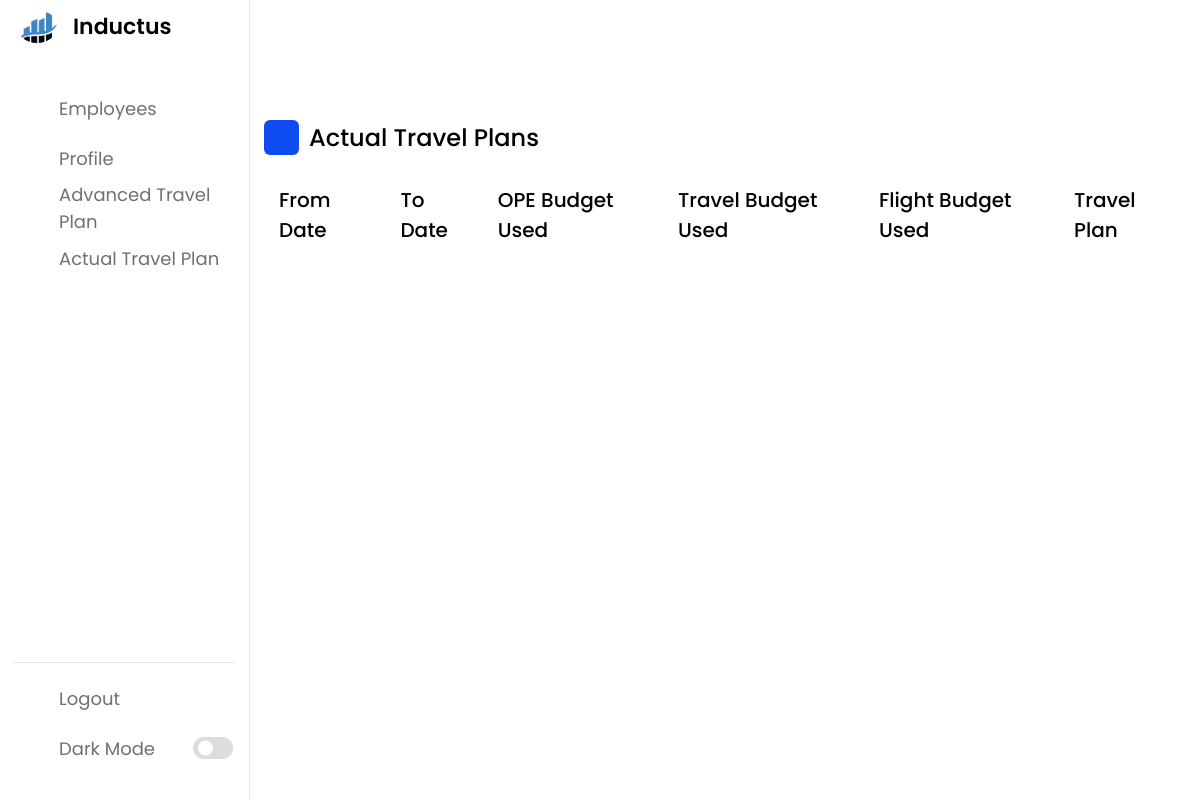
/employee/8e915737-0f17-4c5e-8c2e-25e78bd7276c/tp (signed in), run on an earlier commit of the app's database.
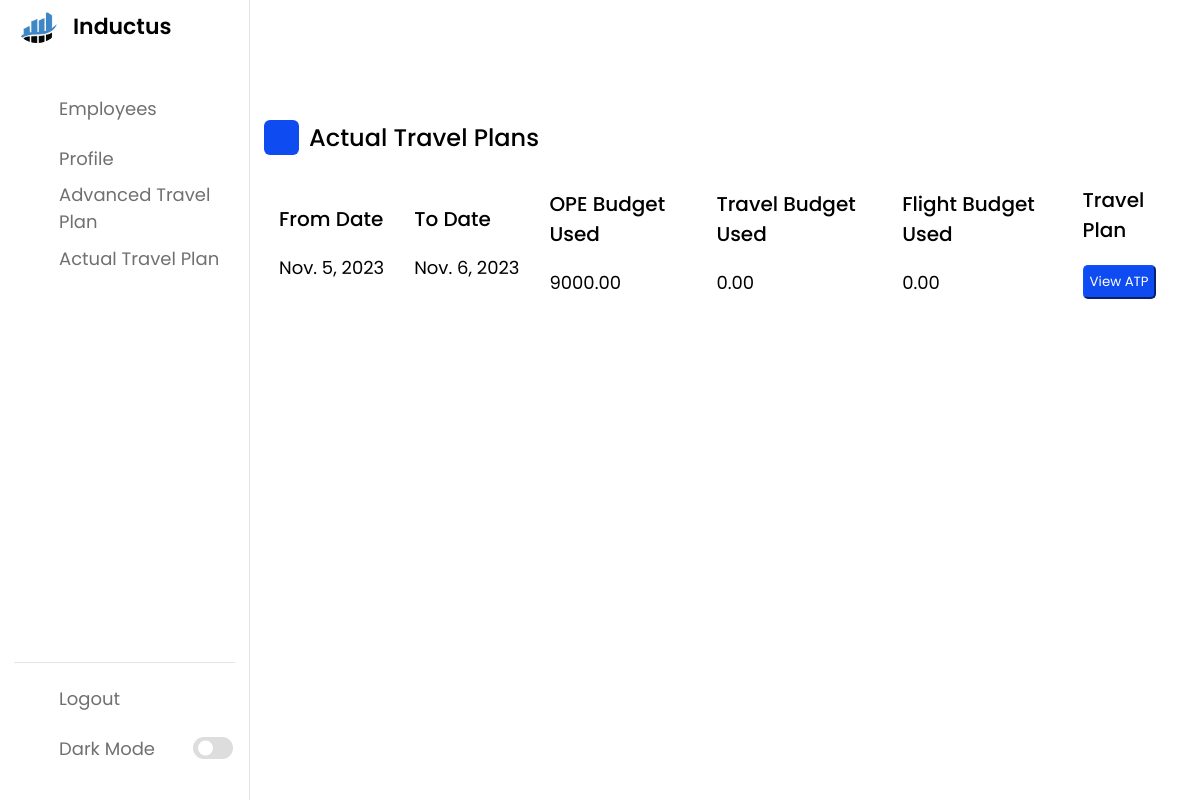
And on a later commit of the database.
### base/models.py (models this page shows)
class Expense(models.Model):
    uuid = models.UUIDField(default = uuid.uuid4,primary_key=True,editable=False)
    employee = models.ForeignKey(Employee,on_delete=models.CASCADE,null = True)
    from_date = models.DateField(null = True)
    to_date = models.DateField(null = True)
    ope_budget_used = models.DecimalField(decimal_places=2,default=0,max_digits = 10)
    travel_budget_used = models.DecimalField(decimal_places=2,default=0,max_digits = 10)
    flight_budget_used = models.DecimalField(decimal_places=2,default=0,max_digits = 10)
    flight_ticket = models.FileField(upload_to=get_upload_path, blank = True)
    flight_return_ticket = models.FileField(upload_to=get_upload_path, blank = True)
    train_ticket = models.FileField(upload_to=get_upload_path, blank = True)
    train_return_ticket = models.FileField(upload_to=get_upload_path, blank = True)
    local_conveyance = models.DecimalField(decimal_places=2,default=0,max_digits = 10)
    departure = models.CharField(max_length = 30,null = True)
    place_of_visit = models.CharField(max_length = 30,null = True)

### base/views.py (the view)
# urls.py: path('employee/<str:pk>/tp',ActualTravelPlan,name ="tp"),
@login_required(login_url='login')
def ActualTravelPlan(request,pk):
    try:
        emp = Employee.objects.get(uuid=pk)
        tp = Expense.objects.filter(employee=emp)
    except:
        tp = None
    context = {
        'tp' : tp,
        'emp' : emp
    }
    return render(request,"actualtravelplan.html",context)

### base/templates/actualtravelplan.html (shortened to what the changed rows need)
{% load static %}
<!DOCTYPE html>
<html lang="en">
<head>
    <link rel="stylesheet" href="{% static 'style.css' %}">
    <link rel="stylesheet" href="https://unicons.iconscout.com/release/v4.0.0/css/line.css">
</head>
<body>
    <section class="dashboard">
        <div class="dash-content">
            <div class="overview">
                <div class="activity">
                    <div class="activity-data">
                        <div class="data names">
                            <span class="data-title">From Date</span>
                           {% for tp in tp %}
                           <span class="data-list">{{tp.from_date}}</span>
                           {% endfor %}
                        </div>
                        <div class="data email">
                            <span class="data-title">To Date</span>
                            {% for tp in tp %}
                           <span class="data-list">{{tp.to_date}}</span>
                           {% endfor %}
                        </div>
                        <div class="data joined">
                            <span class="data-title">OPE Budget Used</span>
                            {% for tp in tp %}
                           <span class="data-list">{{tp.ope_budget_used}}</span>
                           {% endfor %}
                        </div>
                        <div class="data joined">
                            <span class="data-title">Travel Budget Used</span>
                            {% for tp in tp %}
                           <span class="data-list">{{tp.travel_budget_used}}</span>
                           {% endfor %}
                        </div>
                        <div class="data joined">
                            <span class="data-title">Flight Budget Used</span>
                            {% for tp in tp %}
                           <span class="data-list">{{tp.flight_budget_used}}</span>
                           {% endfor %}
                        </div>
                        <div class="data type">
                            {% for tp in tp %}
                        <span class="data-list"><button class="download-btn"><a href="{% url 'viewatp' emp.uuid tp.uuid %}" style="text-decoration:none; color: white;" >View ATP</a></button></span>
                            {% endfor %}
                        </div>
                    </div>
                    </div>
            </div>
    </section>
</body>
</html>

What changed in the data, as far as the page shows it:
added Expense: from_date "Nov. 5, 2023", to_date "Nov. 6, 2023", ope_budget_used "9000.00", travel_budget_used "0.00", flight_budget_used "0.00"
